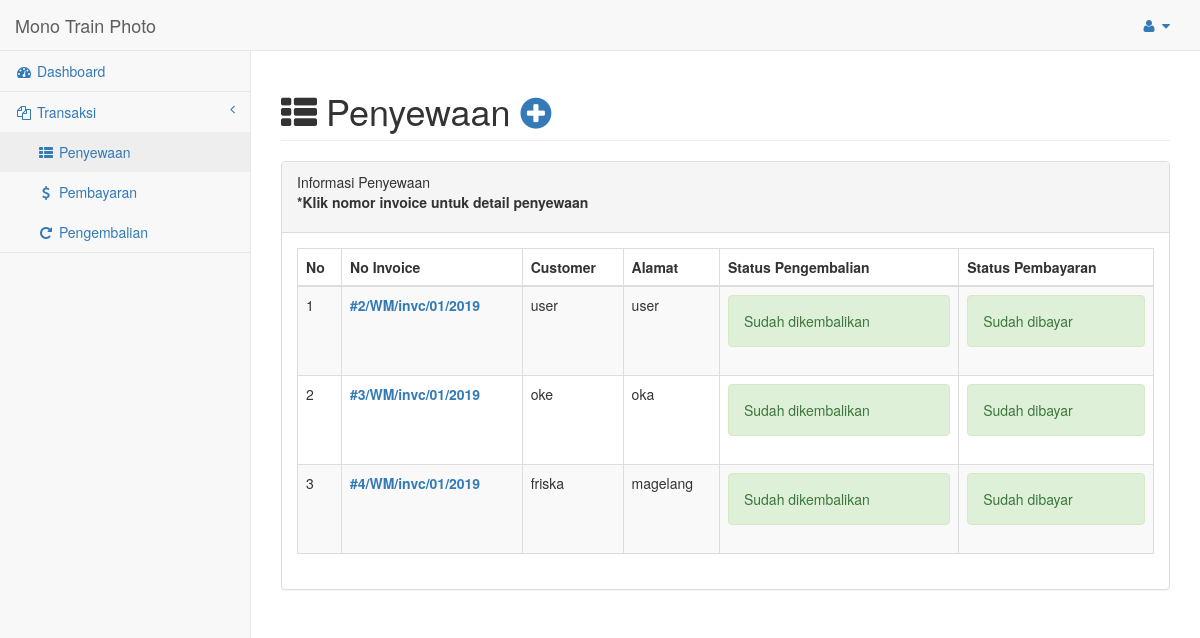
Page /main/index.php?view=penyewaan_user (signed in) on the committed database.
### tables this page shows
CREATE TABLE `bayar` (
  `bayar_id` int(100) NOT NULL,
  `bayar_sewa_id` int(100) NOT NULL,
  `bayar_jumlah_harga` int(100) NOT NULL,
  `bayar_tanggal` date NOT NULL,
  `bayar_keterangan` varchar(100) DEFAULT NULL,
  `bayar_status` int(100) NOT NULL COMMENT '0 : Belum bayar 1 : sudah bayar',
  `bayar_bukti` varchar(100) NOT NULL
);

CREATE TABLE `sewa` (
  `sewa_id` int(100) NOT NULL,
  `sewa_id_user` int(100) NOT NULL,
  `sewa_status` int(2) NOT NULL,
  `sewa_invoice` varchar(100) NOT NULL,
  `sewa_customer` varchar(100) NOT NULL,
  `sewa_alamat` text NOT NULL
);

### main/template/page.php (called while the page is built)
<?php
include_once 'header.php';
include_once 'footer.php';
?>

### main/view/user/penyewaan.php (the view, shortened to what this page needs)
<?php include_once 'template/menu/menu_user.php'; ?>
	<div id="page-wrapper">
		<div class="row">
			<div class="col-lg-12">
				<h1 class="page-header"><i class="fa fa-th-list">&nbsp;</i>Penyewaan <a href="index.php?view=penyewaan_view_add_user"><span class="fa fa-plus-circle"></span></a></h1>
			</div>
		</div>
		<div class="row">
			<div class="col-lg-12">
				<div class="panel panel-default">
					<div class="panel-heading">
						Informasi Penyewaan
						<b><p>*Klik nomor invoice untuk detail penyewaan</p></b>
					</div>
					<div class="panel-body">
						<table width="100%" class="table table-striped table-bordered table-hover" id="example">
							<thead>
								<tr>
									<th>No</th>
									<th>No Invoice</th>
									<th>Customer</th>
									<th>Alamat</th>
									<th>Status Pengembalian</th>
									<th>Status Pembayaran</th>
								</tr>
							</thead>
							<tbody>
								<tr>
									<?php
									$a ="SELECT distinct(ds.id_sewa),ds.status_peminjaman, s.*,b.* from sewa s
									join detail_sewa ds on ds.id_sewa = s.sewa_id
									left join bayar b on s.sewa_id=b.bayar_sewa_id
									where s.sewa_id_user = $_SESSION[user_id] ";
									$b = mysql_query($a);
									$no =1;
									while($c = mysql_fetch_array($b)){
										?>
										<td><?php echo $no; ?></td>
										<td>
											<?php if ($c['bayar_status'] == null) { ?>
												<a href="index.php?view=penyewaan_detail_user&id_sewa=<?php echo $c['sewa_id']?>&edit=true"><b>#<?php echo $c['sewa_invoice'];?></b></a>
											<?php } else { ?>
												<a href="index.php?view=penyewaan_detail_user&id_sewa=<?php echo $c['sewa_id']?>&edit=false"><b>#<?php echo $c['sewa_invoice'];?></b></a>
											<?php } ?>
										</td>
										<td><?php echo $c['sewa_customer']; ?></td>
										<td><?php echo $c['sewa_alamat']; ?></td>
										<td><?php
										if ($c['status_peminjaman'] == 0) {?>
											<div class="form-group">
												<div class="alert alert-danger alert-dismissable" style="display: block;">
													<button type="button" class="close" data-dismiss="alert" aria-hidden="true"></button>
													Dalam masa penyewaan
												</div>
											</div>
										<?php  } else { ?>
											<div class="form-group">
												<div class="alert alert-success alert-dismissable" style="display: block;">
													Sudah dikembalikan
												</div>
											</div>
											<?php } ?></td>
											<td><?php
											if ($c['bayar_status'] == null ) {?>
												<div class="form-group">
													<div class="alert alert-danger alert-dismissable" style="display: block;">
														<button type="button" class="close" data-dismiss="alert" aria-hidden="true"></button>
														Belum dibayar
													</div>
												</div>
											<?php  } else { ?>
												<div class="form-group">
													<div class="alert alert-success alert-dismissable" style="display: block;">
														Sudah dibayar
													</div>
												</div>
												<?php } ?></td>
									</tr>
									<?php
									$no++;
								}
								?>
							</tbody>
						</table>
					</div>
				</div>
			</div>
		</div>
	</div>

### rows in the picture
bayar: bayar_sewa.sewa_invoice "2/WM/invc/01/2019", bayar_sewa.sewa_customer "user", bayar_sewa.sewa_alamat "user", bayar_status "Sudah dibayar"
bayar: bayar_sewa.sewa_invoice "3/WM/invc/01/2019", bayar_sewa.sewa_customer "oke", bayar_sewa.sewa_alamat "oka", bayar_status "Sudah dibayar"
bayar: bayar_sewa.sewa_invoice "4/WM/invc/01/2019", bayar_sewa.sewa_customer "friska", bayar_sewa.sewa_alamat "magelang", bayar_status "Sudah dibayar"
